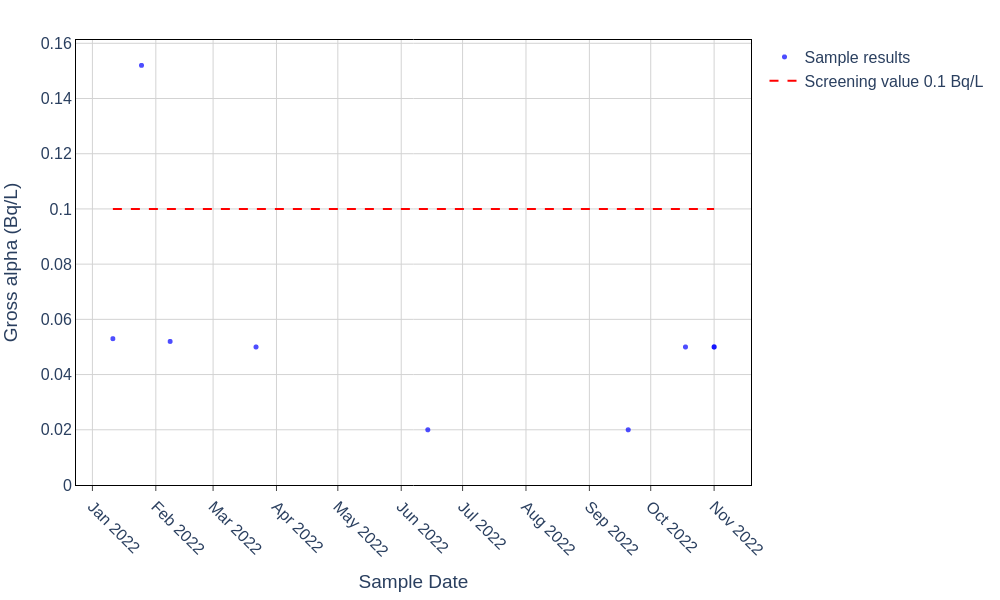

The Python source for this figure:
# filename: grossalpha_timeseries.py
import pandas as pd
import plotly.graph_objects as go

# Load and preprocess data
file_name = "Anglian_Water_Domestic_Water_Quality.csv"
df = pd.read_csv(file_name, encoding="utf-8")
df['Sample_Date'] = pd.to_datetime(df['Sample_Date'], format='%d/%m/%Y %H:%M', errors='coerce')

# Filter to Gross Alpha determinand and non-null Result
df_filtered = df[(df['Determinand'] == 'Gross Alpha') & df['Result'].notna()].copy()

# Sort by Sample_Date for time series plotting
df_filtered.sort_values('Sample_Date', inplace=True)

# Save filtered data for chart plotting
output_csv = "grossalpha_timeseries_data.csv"
df_filtered[['Sample_Date', 'Result', 'LSOA', 'Sample_Id', 'ObjectId']].to_csv(output_csv, index=False)

# Create Plotly figure for time series scatter plot
fig = go.Figure()

# Add markers for filtered Gross Alpha results
fig.add_trace(go.Scatter(
    x=df_filtered['Sample_Date'],
    y=df_filtered['Result'],
    mode='markers',
    marker=dict(
        size=5,
        symbol='circle',
        color='blue',
        opacity=0.7
    ),
    name='Sample results'
))

# UK screening value for Gross Alpha (Bq/L)
screening_value = 0.1

# Add horizontal dashed line for screening value
fig.add_trace(go.Scatter(
    x=[df_filtered['Sample_Date'].min(), df_filtered['Sample_Date'].max()],
    y=[screening_value, screening_value],
    mode='lines',
    line=dict(
        color='red',
        width=2,
        dash='dash'
    ),
    name='Screening value 0.1 Bq/L'
))

# Layout settings: titles, axis labels, gridlines, ticks formatting
fig.update_layout(
    template='plotly_white',
    font=dict(size=16),
    margin=dict(l=60, r=40, t=40, b=80),
    xaxis=dict(
        title='Sample Date',
        showgrid=True,
        gridcolor='lightgrey',
        tickformat='%b %Y',
        tickangle=45,
        dtick="M1",
        ticks="outside",
        showline=True,
        linecolor='black',
        mirror=True,
        zeroline=False
    ),
    yaxis=dict(
        title='Gross alpha (Bq/L)',
        showgrid=True,
        gridcolor='lightgrey',
        showline=True,
        linecolor='black',
        mirror=True,
        zeroline=False,
        rangemode='tozero'
    ),
    legend=dict(
        bgcolor='rgba(255,255,255,0)',
        bordercolor='rgba(0,0,0,0)',
        borderwidth=0
    )
)

# Save chart as HTML and PNG with proper size and plotly settings
html_file = "grossalpha_timeseries.html"
png_file = "grossalpha_timeseries.png"
fig.write_html(html_file, include_plotlyjs='cdn', full_html=True)
fig.write_image(png_file, width=1000, height=600)

# Output filenames to console
print(png_file)
print(html_file)
print(output_csv)
print("grossalpha_timeseries.py")
